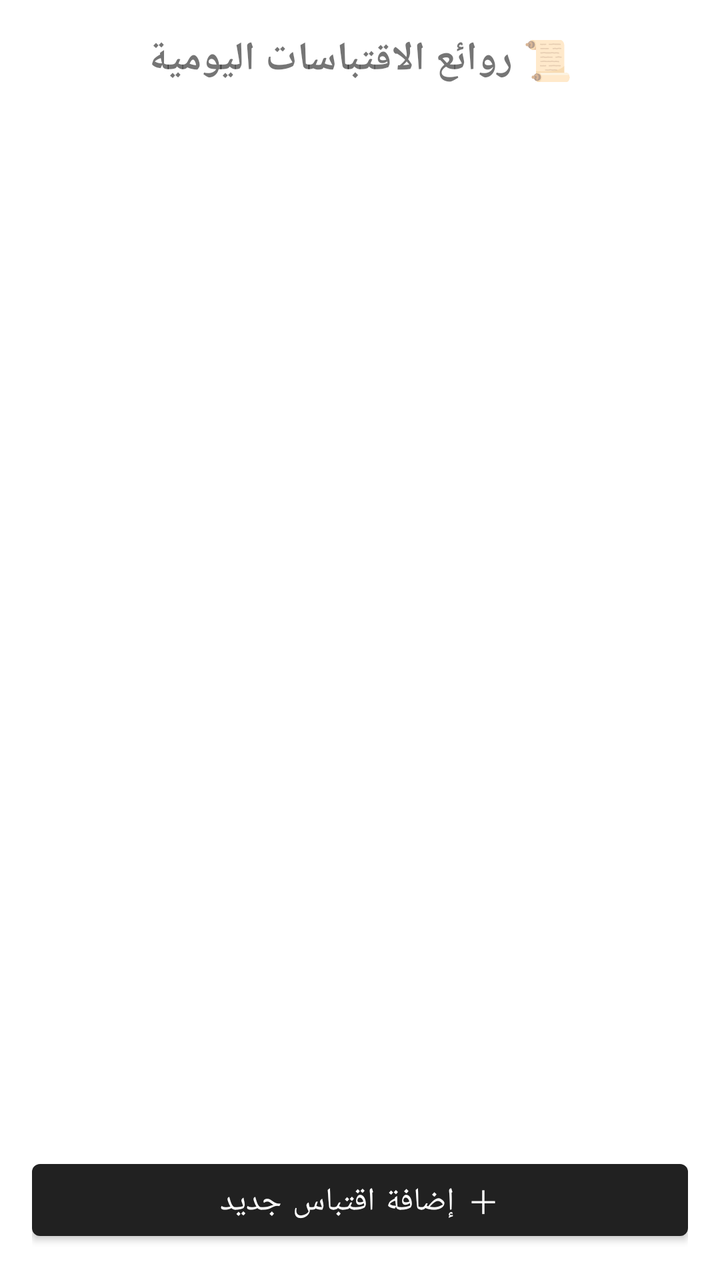
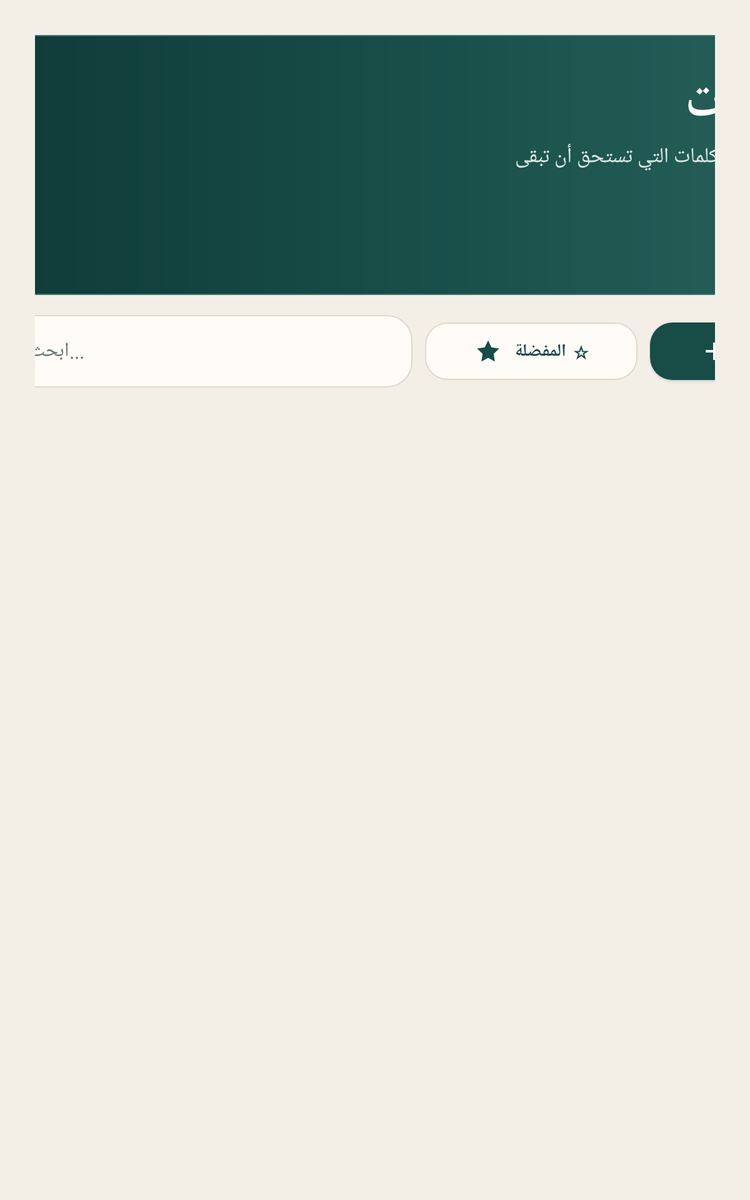

First picture: res/layout/ on a phone held upright. Second picture: the repository's own variant of that layout, on a device whose configuration matches the variant's folder. Source for both follows.
<!-- AndroidManifest.xml: application theme Theme.MaterialComponents.Light.DarkActionBar -->
<!-- res/layout/activity_main.xml -->
<?xml version="1.0" encoding="utf-8"?>
<LinearLayout xmlns:android="http://schemas.android.com/apk/res/android"
    android:layout_width="match_parent"
    android:layout_height="match_parent"
    android:orientation="vertical"
    android:padding="16dp">

    <TextView
        android:layout_width="match_parent"
        android:layout_height="wrap_content"
        android:text="📜 روائع الاقتباسات اليومية"
        android:textSize="20sp"
        android:textStyle="bold"
        android:gravity="center"
        android:paddingBottom="12dp" />

    <ListView
        android:id="@+id/listViewQuotes"
        android:layout_width="match_parent"
        android:layout_height="0dp"
        android:layout_weight="1" />

    <Button
        android:id="@+id/btnAddQuote"
        android:layout_width="match_parent"
        android:layout_height="wrap_content"
        android:text="＋ إضافة اقتباس جديد"
        android:textSize="16sp" />
</LinearLayout>
<!-- resources referenced by this layout -->
<resources>

</resources>
<!-- res/layout-sw600dp/activity_main.xml (the repository's variant of the layout above) -->
<!-- drawn on a 7-inch tablet held upright -->
<?xml version="1.0" encoding="utf-8"?>
<FrameLayout xmlns:android="http://schemas.android.com/apk/res/android"
    xmlns:app="http://schemas.android.com/apk/res-auto"
    android:layout_width="match_parent"
    android:layout_height="match_parent"
    android:background="@color/quotes_background"
    android:padding="28dp">

    <LinearLayout
        android:layout_width="820dp"
        android:layout_height="match_parent"
        android:layout_gravity="center"
        android:orientation="vertical">

        <FrameLayout
            android:layout_width="match_parent"
            android:layout_height="wrap_content"
            android:background="@drawable/bg_quotes_header"
            android:padding="28dp">

            <TextView
                android:layout_width="wrap_content"
                android:layout_height="wrap_content"
                android:layout_gravity="end|top"
                android:layout_marginTop="-24dp"
                android:alpha="0.10"
                android:text="“"
                android:textColor="@color/quotes_white"
                android:textSize="132sp"
                android:textStyle="bold" />

            <LinearLayout
                android:layout_width="match_parent"
                android:layout_height="wrap_content"
                android:orientation="vertical">

                <TextView
                    android:layout_width="match_parent"
                    android:layout_height="wrap_content"
                    android:gravity="start"
                    android:text="اقتباسات"
                    android:textColor="@color/quotes_white"
                    android:textSize="39sp"
                    android:textStyle="bold" />

                <TextView
                    android:layout_width="match_parent"
                    android:layout_height="wrap_content"
                    android:layout_marginTop="5dp"
                    android:text="مساحتك الهادئة للكلمات التي تستحق أن تبقى"
                    android:textColor="#DCE8E5"
                    android:textSize="17sp" />

                <TextView
                    android:id="@+id/tvQuoteCount"
                    android:layout_width="wrap_content"
                    android:layout_height="wrap_content"
                    android:layout_marginTop="18dp"
                    android:background="@drawable/bg_quote_chip"
                    android:paddingStart="15dp"
                    android:paddingTop="7dp"
                    android:paddingEnd="15dp"
                    android:paddingBottom="7dp"
                    android:text="0 اقتباس"
                    android:textColor="@color/quotes_primary_dark"
                    android:textSize="13sp"
                    android:textStyle="bold" />
            </LinearLayout>
        </FrameLayout>

        <LinearLayout
            android:layout_width="match_parent"
            android:layout_height="58dp"
            android:layout_marginTop="16dp"
            android:orientation="horizontal">

            <EditText
                android:id="@+id/etQuoteSearch"
                android:layout_width="0dp"
                android:layout_height="match_parent"
                android:layout_weight="1"
                android:background="@drawable/bg_quote_search"
                android:drawableStart="@drawable/ic_search_24"
                android:drawablePadding="11dp"
                android:hint="ابحث بكلمة أو فكرة..."
                android:imeOptions="actionDone"
                android:inputType="text"
                android:paddingStart="18dp"
                android:paddingEnd="18dp"
                android:singleLine="true"
                android:textColor="@color/quotes_text"
                android:textColorHint="@color/quotes_text_secondary"
                android:textDirection="locale"
                android:textSize="16sp" />

            <com.google.android.material.button.MaterialButton
                android:id="@+id/btnFavoriteFilter"
                style="@style/Widget.Aiham.SecondaryButton"
                android:layout_width="170dp"
                android:layout_height="match_parent"
                android:layout_marginStart="10dp"
                android:text="☆ المفضلة"
                app:icon="@drawable/ic_star_24"
                app:iconGravity="textStart" />

            <com.google.android.material.button.MaterialButton
                android:id="@+id/btnAddQuote"
                style="@style/Widget.Aiham.PrimaryButton"
                android:layout_width="190dp"
                android:layout_height="match_parent"
                android:layout_marginStart="10dp"
                android:text="اقتباس جديد"
                app:icon="@drawable/ic_add_24"
                app:iconGravity="textStart" />
        </LinearLayout>

        <LinearLayout
            android:layout_width="match_parent"
            android:layout_height="wrap_content"
            android:layout_marginTop="16dp"
            android:gravity="center_vertical"
            android:orientation="horizontal">

            <View
                android:layout_width="36dp"
                android:layout_height="2dp"
                android:background="@color/quotes_accent" />

            <TextView
                android:id="@+id/tvListStatus"
                android:layout_width="0dp"
                android:layout_height="wrap_content"
                android:layout_marginStart="12dp"
                android:layout_weight="1"
                android:text="كل الاقتباسات"
                android:textColor="@color/quotes_text_secondary"
                android:textSize="14sp"
                android:textStyle="bold" />
        </LinearLayout>

        <ScrollView
            android:layout_width="match_parent"
            android:layout_height="0dp"
            android:layout_marginTop="9dp"
            android:layout_weight="1"
            android:clipToPadding="false"
            android:fillViewport="true"
            android:overScrollMode="never">

            <LinearLayout
                android:id="@+id/quotesContainer"
                android:layout_width="match_parent"
                android:layout_height="wrap_content"
                android:orientation="vertical"
                android:paddingBottom="20dp" />
        </ScrollView>
    </LinearLayout>
</FrameLayout>
<!-- resources referenced by the variant -->
<!-- as a 7-inch tablet held upright resolves them -->
<resources>
  <color name="quotes_accent">#B78445</color>
  <color name="quotes_background">#F3EFE7</color>
  <color name="quotes_primary_dark">#0D3532</color>
  <color name="quotes_text">#192522</color>
  <color name="quotes_text_secondary">#68746F</color>
  <color name="quotes_white">#FFFFFF</color>
  <!-- drawable bg_quote_chip (drawable) -->
  <?xml version="1.0" encoding="utf-8"?>
  <shape xmlns:android="http://schemas.android.com/apk/res/android">
      <solid android:color="@color/quotes_accent_soft" />
      <stroke android:width="1dp" android:color="#E3CAA7" />
      <corners android:radius="50dp" />
  </shape>
  <!-- drawable bg_quote_search (drawable) -->
  <?xml version="1.0" encoding="utf-8"?>
  <shape xmlns:android="http://schemas.android.com/apk/res/android">
      <solid android:color="@color/quotes_surface" />
      <stroke android:width="1dp" android:color="@color/quotes_border" />
      <corners android:radius="20dp" />
  </shape>
  <!-- drawable bg_quotes_header (drawable) -->
  <?xml version="1.0" encoding="utf-8"?>
  <shape xmlns:android="http://schemas.android.com/apk/res/android">
      <gradient
          android:angle="0"
          android:startColor="#0D3532"
          android:centerColor="#174C47"
          android:endColor="#28655D" />
      <stroke android:width="1dp" android:color="#3B746D" />
      <corners android:radius="30dp" />
  </shape>
  <!-- drawable ic_add_24 (drawable) -->
  <vector xmlns:android="http://schemas.android.com/apk/res/android" android:width="24dp" android:height="24dp" android:viewportWidth="24" android:viewportHeight="24">
      <path android:fillColor="#FFFFFFFF" android:pathData="M11,5h2v14h-2zM5,11h14v2H5z"/>
  </vector>
  <!-- drawable ic_search_24 (drawable) -->
  <vector xmlns:android="http://schemas.android.com/apk/res/android" android:width="24dp" android:height="24dp" android:viewportWidth="24" android:viewportHeight="24">
      <path android:fillColor="@android:color/transparent" android:strokeColor="#6A756F" android:strokeWidth="2" android:strokeLineCap="round" android:pathData="M10.5,4a6.5,6.5 0,1 0,0 13a6.5,6.5 0,0 0,0 -13M15.2,15.2L20.5,20.5"/>
  </vector>
  <!-- drawable ic_star_24 (drawable) -->
  <vector xmlns:android="http://schemas.android.com/apk/res/android" android:width="24dp" android:height="24dp" android:viewportWidth="24" android:viewportHeight="24">
      <path android:fillColor="#174C47" android:pathData="M12,3.4l2.7,5.5 6.1,0.9 -4.4,4.3 1,6.1L12,17.3 6.6,20.2l1,-6.1 -4.4,-4.3 6.1,-0.9z"/>
  </vector>
  <style name="Widget.Aiham.PrimaryButton" parent="Widget.MaterialComponents.Button">
          <item name="backgroundTint">@color/quotes_primary</item>
          <item name="cornerRadius">18dp</item>
          <item name="android:minHeight">54dp</item>
          <item name="android:textAllCaps">false</item>
          <item name="android:textSize">15sp</item>
          <item name="android:textStyle">bold</item>
          <item name="android:textColor">@color/quotes_white</item>
          <item name="iconTint">@color/quotes_white</item>
          <item name="iconPadding">10dp</item>
          <item name="rippleColor">@color/quotes_primary_soft</item>
      </style>
  <color name="quotes_accent_soft">#F2E3CD</color>
  <color name="quotes_surface">#FFFCF7</color>
  <color name="quotes_border">#E1D8CA</color>
  <color name="quotes_primary">#174C47</color>
  <color name="quotes_primary_soft">#DCEAE6</color>
  <!-- some entries are left out for length -->
</resources>
